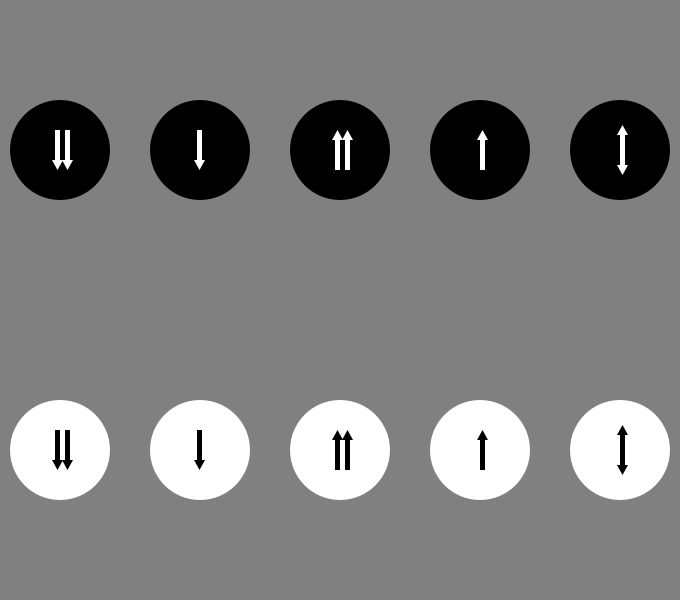
Frame 1 (no input)
Frame 60 (the mouse pressed at the canvas centre just before this capture): identical to frame 1, image omitted
Frame 120 (the mouse held since frame 60 and released just before this capture): identical to frame 1, image omitted

The Processing sketch that drew this single still picture (run headless with seeded random() and noise(); from frame 60 on, the mouse is pressed at the canvas centre):

// Processing sketch: processing_39245
// ── processing_39245.pde

boolean   bool1=true, bool2=true, bool3=true, bool4 = true, bool5=true, bool6=true, bool7=true, bool8=true, bool9=true, bool10=true, bool11=true, bool12=true, bool13=true, bool14=true, bool15=true, bool16=true, bool17=true, bool18=true, bool19=true, bool20=true;
int buttL, buttR, buttW;
int buttT, buttB, buttH;
float x, y, x1, y1, x2, y2;

float d1, d2, d3, d4, d5, d6, d7, d8, d9, d10, d11, d12, d13, d14, d15, d16, d17, d18, d19, d20;
//------------------------------------
void setup() {
  size(680, 600);
  buttT = buttL = 50;
  buttH = buttW = 100;
  buttR = buttL + buttW;
  buttB = buttT + buttH;
  smooth();
  noStroke();
}


void mousePressed() {
  //circle1
  d1=dist(60, 150, mouseX, mouseY);
  if ((d1<=buttW/2)&&(bool1=bool1)) {
    fill(0);
    bool1 = !bool1;
  }
  else if ((d1<=buttW/2)&&(bool1=!bool1)) {
    fill(255);
    bool1=bool1;
  }
  //circle2
  d2=dist(200, 150, mouseX, mouseY);
  if ((d2<=buttW/2)&&(bool2=bool2)) {
    fill(0);
    bool2 = !bool2;
  }
  //circle6
  d6=dist(60, 450, mouseX, mouseY);
  if ((d6<=buttW/2)&&(bool6=bool6)) {
    fill(255);
    bool6 =! bool6;
  }
  else if ((d6<=buttW/2)&&(bool6=!bool6)) {
    fill(0);
    bool6=bool6;
  }
  //circle7
  d7=dist(200, 450, mouseX, mouseY);
  if ((d7<=buttW/2)&&(bool7=bool7)) {
    fill(0);
    bool7 = !bool7;
  }
  //arrows1
  d11=dist(60, 150, mouseX, mouseY);
  if ((d11<=buttW/2)&&(bool11=bool11)) {
    fill(0);
    bool11 = !bool11;
  }
  else if ((d11<=buttW/2)&&(bool11=!bool11)) {
    fill(255);
    bool11=bool11;
  }
  //arrows2
  d12=dist(200, 150, mouseX, mouseY);
  if ((d12<=buttW/2)&&(bool12=bool12)) {
    fill(0);
    bool12 = !bool12;
  }
  //arrows6
  d16=dist(60, 450, mouseX, mouseY);
  if ((d16<=buttW/2)&&(bool16=bool16)) {
    fill(0);
    bool16 = !bool16;
  }
  else if ((d16<=buttW/2)&&(bool16=!bool16)) {
    fill(255);
    bool16=bool16;
  }
   //arrows7
  d17=dist(200, 450, mouseX, mouseY);
  if ((d17<=buttW/2)&&(bool17=bool17)) {
    fill(255);
    bool17 = !bool17;
  }
}
//-------------
void mouseReleased() {
  //circle 3
  d3=dist(340, 150, mouseX, mouseY);
  if ((d3<=buttW/2)&&(bool3=bool3)) {
    fill(0);
    bool3 = !bool3;
  }
  else if ((d3<=buttW/2)&&(bool3=!bool3)) {
    fill(255);
    bool3=bool3;
  }
  //circle4
  d4=dist(480, 150, mouseX, mouseY);
  if ((d4<=buttW/2)&&(bool4=bool4)) {
    fill(0);
    bool4 = !bool4;
  }
  //circle8
  d8=dist(320, 450, mouseX, mouseY);
  if ((d8<=buttW/2)&&(bool8=bool8)) {
    fill(0);
    bool8 =! bool8;
  }
  else if ((d8<=buttW/2)&&(bool8=!bool8)) {
    fill(255);
    bool8=bool8;
  }
    //circle9
  d9=dist(480, 450, mouseX, mouseY);
  if ((d9<=buttW/2)&&(bool9=bool9)) {
    fill(0);
    bool9 = !bool9;
  }
  //arrows3
  d13=dist(340, 150, mouseX, mouseY);
  if ((d13<=buttW/2)&&(bool13=bool13)) {
    fill(0);
    bool13 = !bool13;
  }
  else if ((d13<=buttW/2)&&(bool13=!bool13)) {
    fill(255);
    bool13=bool13;
  }
  //arrows4
  d14=dist(480, 150, mouseX, mouseY);
  if ((d14<=buttW/2)&&(bool14=bool14)) {
    fill(0);
    bool14 = !bool14;
  }
   //circle 8
  d18=dist(340, 450, mouseX, mouseY);
  if ((d18<=buttW/2)&&(bool18=bool18)) {
    fill(0);
    bool18 = !bool18;
  }
  else if ((d18<=buttW/2)&&(bool18=!bool18)) {
    fill(255);
    bool18=bool18;
  }
  //arrow9
   d19=dist(480, 450, mouseX, mouseY);
  if ((d19<=buttW/2)&&(bool19=bool19)) {
    fill(0);
    bool19 = !bool19;
  }
}

//-------------
void draw() {
  //circle1
  background(128);
  color onColor1   = color(255);  
  color offColor1  = color(0, 0, 0);     
  color whatColorToUse1 = (bool1) ? offColor1 : onColor1; 
  fill (whatColorToUse1); 
  ellipse(60, 150, buttW, buttH);
  //circle2
  color onColor2   = color(255);  
  color offColor2  = color(0, 0, 0);     
  color whatColorToUse2 = (bool2) ? offColor2 : onColor2; 
  fill (whatColorToUse2); 
  ellipse(200, 150, buttW, buttH);
  //circle3
  color onColor3   = color(255);  
  color offColor3  = color(0, 0, 0);     
  color whatColorToUse3 = (bool3) ? offColor3 : onColor3; 
  fill (whatColorToUse3); 
  ellipse(340, 150, buttW, buttH);
  //circle4
  color onColor4   = color(255);  
  color offColor4  = color(0, 0, 0);     
  color whatColorToUse4 = (bool4) ? offColor4 : onColor4; 
  fill (whatColorToUse4); 
  ellipse(480, 150, buttW, buttH);
  //circle5
  d5= dist (620, 150, mouseX, mouseY);
  if ((d5<=buttW/2) & (mousePressed))
  {
    fill(255);
  }
  else
  {
    fill(0);
  }
  ellipse(620, 150, buttW, buttH);
  //circle6
  color onColor6   = color(0);  
  color offColor6  = color(255);     
  color whatColorToUse6 = (bool6) ? offColor6 : onColor6; 
  fill ( whatColorToUse6 ); 
  ellipse(60, 450, buttW, buttH);
  //circle7
  color onColor7   = color(0);  
  color offColor7  = color(255);     
  color whatColorToUse7 = (bool7) ? offColor7 : onColor7; 
  fill (whatColorToUse7); 
  ellipse(200, 450, buttW, buttH);
  //circle8
  color onColor8   = color(0);  
  color offColor8  = color(255);     
  color whatColorToUse8 = (bool8) ? offColor6 : onColor6; 
  fill ( whatColorToUse8 ); 
  ellipse(340, 450, buttW, buttH);
  //circle9
  color onColor9  = color(0);  
  color offColor9  = color(255);     
  color whatColorToUse9 = (bool9) ? offColor9 : onColor9; 
  fill ( whatColorToUse9 ); 
  ellipse(480, 450, buttW, buttH);
  //circle10
  d10= dist (620, 450, mouseX, mouseY);
  if ((d10<=buttW/2) & (mousePressed))
  {
    fill(0);
  }
  else
  {
    fill(255);
  }
  ellipse(620, 450, buttW, buttH);
  //arrows1
  color onColor11   = color(0);  
  color offColor11  = color(255);     
  color whatColorToUse11 = (bool11) ? offColor11 : onColor11; 
  fill (whatColorToUse11); 
  arrowDown(55, 130);
  arrowDown(65, 130);
  //arrows2
  color onColor12   = color(0);  
  color offColor12  = color(255);     
  color whatColorToUse12 = (bool12) ? offColor12 : onColor12; 
  fill (whatColorToUse12); 
  arrowDown(197, 130);
  //arrows3
  color onColor13   = color(0);  
  color offColor13  = color(255);     
  color whatColorToUse13 = (bool13) ? offColor13 : onColor13; 
  fill (whatColorToUse13); 
  arrowUp(335, 140);
  arrowUp(345, 140);
  //arrows4
  color onColor14   = color(0);  
  color offColor14  = color(255);     
  color whatColorToUse14 = (bool14) ? offColor14 : onColor14; 
  fill (whatColorToUse14); 
  arrowUp(480, 140);
  //arrow5
  d15= dist (620, 150, mouseX, mouseY);
  if ((d15<=buttW/2) & (mousePressed))
  {
    fill(0);
  }
  else
  {
    fill(255);
  }
  arrowUD(620, 135);
  //arrows6
  color onColor16   = color(255);  
  color offColor16  = color(0);     
  color whatColorToUse16 = (bool16) ? offColor16 : onColor16; 
  fill (whatColorToUse16); 
  arrowDown(55, 430);
  arrowDown(65, 430);
   //arrows7
  color onColor17   = color(255);  
  color offColor17  = color(0);     
  color whatColorToUse17 = (bool17) ? offColor17 : onColor17; 
  fill (whatColorToUse17); 
  arrowDown(197, 430);
    //arrows8
  color onColor18   = color(255);  
  color offColor18  = color(0);     
  color whatColorToUse18 = (bool18) ? offColor18 : onColor18; 
  fill (whatColorToUse18); 
  arrowUp(335, 440);
  arrowUp(345, 440);
   //arrows9
  color onColor19   = color(255);  
  color offColor19  = color(0);     
  color whatColorToUse19 = (bool19) ? offColor19 : onColor19; 
  fill (whatColorToUse19); 
  arrowUp(480, 440);
  //arrow10
  d20= dist (620, 450, mouseX, mouseY);
  if ((d20<=buttW/2) & (mousePressed))
  {
    fill(255);
  }
  else
  {
    fill(0);
  }
  arrowUD(620, 435);
}
void arrowUp(float x, float y) {
  rect(x, y, 5, 30);
  triangle((x-3), y, (x+2.5), (y-10), (x+8), y);
}
void arrowUD(float x1, float y1) {
  rect(x1, y1, 5, 30);
  triangle((x1-3), y1, (x1+2.5), (y1-10), (x1+8), y1);
  triangle((x1-3), (y1+30), (x1+2.5), (y1+40), (x1+8), (y1+30));
}
void arrowDown(float x2, float y2) {
  rect(x2, y2, 5, 30);
  triangle((x2-3), (y2+30), (x2+2.5), (y2+40), (x2+8), (y2+30));
}
